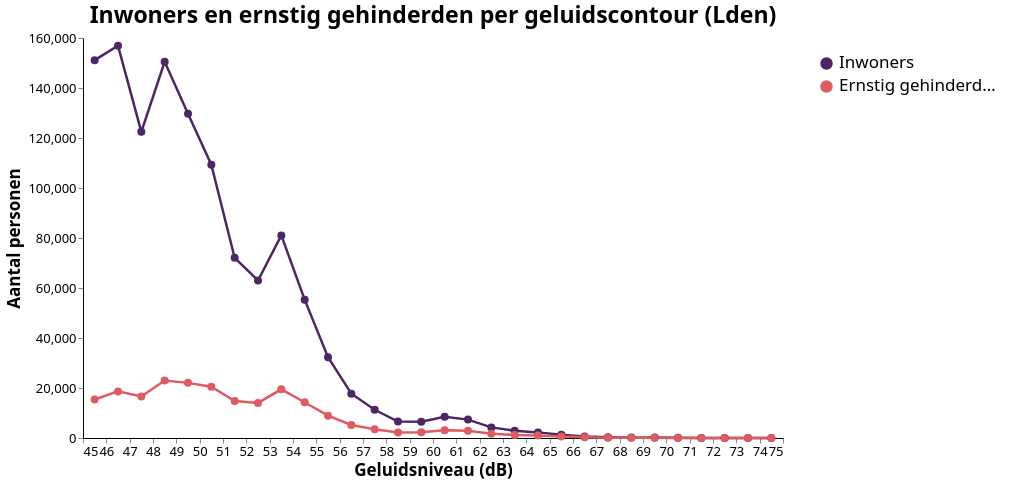

Here is the notebook cell this chart was saved with:
### Markdown cell above
## Grafieken maken

Grafieken per geluidscontour voor **Lden** en **Lnight**, met het Idea Consult Altair-thema (`idea_consult_altair_theme.py`).

Per indicator, drie grafieken:
1. **Totaal** — inwoners en ernstig gehinderden (twee lijnen)
2. **Gestapeld** — inwoners Vlaanderen + Brussel
3. **Gestapeld** — ernstig gehinderden Vlaanderen + Brussel

Voer eerst de cellen over samenvoegen, dosis–effect en `aantal_ernstig_gehinderden_*_2026` uit.

### Code cell
import altair as alt
import pandas as pd

import idea_consult_altair_theme  # noqa: F401 — registreert en activeert het Idea Consult-thema

from idea_consult_altair_theme import CATEGORY_COLORS

# --- As en hulp (x-as per indicator: eigen onder-/bovengrens) ---
grafiek_id_kolommen = [
    "geluidscontour",
    "db_ondergrens",
    "db_bovengrens",
    "db_midden",
]


def db_x_as(df: pd.DataFrame) -> alt.X:
    """X-as op db_midden, domein = min ondergrens t/m max bovengrens van deze contour."""
    db_min = int(df["db_ondergrens"].min())
    db_max = int(df["db_bovengrens"].max())
    ticks = list(range(db_min, db_max + 1))
    return alt.X(
        "db_midden:Q",
        title="Geluidsniveau (dB)",
        scale=alt.Scale(domain=[db_min, db_max], nice=False),
        axis=alt.Axis(values=ticks, format="d"),
    )

regio_kleuren = alt.Scale(
    domain=["Vlaanderen", "Brussel"],
    range=CATEGORY_COLORS[:2],
)

regio_tooltips = [
    alt.Tooltip("geluidscontour:N", title="Contour"),
    alt.Tooltip("db_ondergrens:Q", title="dB ondergrens", format="d"),
    alt.Tooltip("db_bovengrens:Q", title="dB bovengrens", format="d"),
    alt.Tooltip("db_midden:Q", title="dB midden", format=".1f"),
    alt.Tooltip("regio:N", title="Regio"),
    alt.Tooltip("aantal:Q", title="Aantal", format=",.0f"),
]


def gestapelde_regio_lijngrafiek(
    df: pd.DataFrame,
    kolommen: dict[str, str],
    titel: str,
    x_db: alt.X,
    y_titel: str = "Aantal personen",
) -> alt.Chart:
    data = (
        df[grafiek_id_kolommen + list(kolommen.keys())]
        .sort_values("db_midden")
        .melt(
            id_vars=grafiek_id_kolommen,
            value_vars=list(kolommen.keys()),
            var_name="regio_kolom",
            value_name="aantal",
        )
    )
    data["regio"] = data["regio_kolom"].map(kolommen)

    return (
        alt.Chart(data)
        .mark_line(point=True)
        .encode(
            x=x_db,
            y=alt.Y("aantal:Q", stack="zero", title=y_titel, axis=alt.Axis(format=",.0f")),
            color=alt.Color(
                "regio:N",
                title="Regio",
                scale=regio_kleuren,
                sort=["Vlaanderen", "Brussel"],
            ),
            order=alt.Order("regio:N", sort="ascending"),
            tooltip=regio_tooltips,
        )
        .properties(title=titel)
    )


totaal_tooltips = [
    alt.Tooltip("geluidscontour:N", title="Contour"),
    alt.Tooltip("db_ondergrens:Q", title="dB ondergrens", format="d"),
    alt.Tooltip("db_bovengrens:Q", title="dB bovengrens", format="d"),
    alt.Tooltip("db_midden:Q", title="dB midden", format=".1f"),
    alt.Tooltip("reeks:N", title="Reeks"),
    alt.Tooltip("aantal:Q", title="Aantal", format=",.0f"),
]


def maak_grafiek_set(df: pd.DataFrame, indicator: str) -> dict[str, alt.Chart]:
    """Bouw de drie contourgrafieken voor Lden of Lnight (eigen x-asbereik)."""
    x_db = db_x_as(df)
    grafiek_data = (
        df[grafiek_id_kolommen + ["inwoners", "aantal_ernstig_gehinderden_totaal_2026"]]
        .sort_values("db_midden")
        .melt(
            id_vars=grafiek_id_kolommen,
            value_vars=["inwoners", "aantal_ernstig_gehinderden_totaal_2026"],
            var_name="reeks",
            value_name="aantal",
        )
    )
    grafiek_data["reeks"] = grafiek_data["reeks"].map(
        {
            "inwoners": "Inwoners",
            "aantal_ernstig_gehinderden_totaal_2026": "Ernstig gehinderden",
        }
    )

    totaal = (
        alt.Chart(grafiek_data)
        .mark_line(point=True)
        .encode(
            x=x_db,
            y=alt.Y("aantal:Q", title="Aantal personen", axis=alt.Axis(format=",.0f")),
            color=alt.Color(
                "reeks:N",
                title=None,
                scale=alt.Scale(
                    domain=["Inwoners", "Ernstig gehinderden"],
                    range=CATEGORY_COLORS[:2],
                ),
            ),
            tooltip=totaal_tooltips,
        )
        .properties(
            title=f"Inwoners en ernstig gehinderden per geluidscontour ({indicator})"
        )
    )

    inwoners_gestapeld = gestapelde_regio_lijngrafiek(
        df,
        {"inwoners_vlaanderen": "Vlaanderen", "inwoners_brussel": "Brussel"},
        titel=f"Inwoners per geluidscontour ({indicator}) — Vlaanderen en Brussel",
        x_db=x_db,
    )

    gehinderden_gestapeld = gestapelde_regio_lijngrafiek(
        df,
        {
            "aantal_ernstig_gehinderden_vlaanderen_2026": "Vlaanderen",
            "aantal_ernstig_gehinderden_brussel_2026": "Brussel",
        },
        titel=f"Ernstig gehinderden per geluidscontour ({indicator}) — Vlaanderen en Brussel",
        x_db=x_db,
    )

    return {
        "totaal": totaal,
        "inwoners_gestapeld": inwoners_gestapeld,
        "gehinderden_gestapeld": gehinderden_gestapeld,
    }


grafieken_lden = maak_grafiek_set(df_lden, "Lden")
grafieken_lnight = maak_grafiek_set(df_lnight, "Lnight")

# Voorbeeld in notebook: Lden-totaal (x-as 45–75); Lnight heeft eigen bereik (bijv. 40–70)
grafieken_lden["totaal"]

### Figure 1 — Vega-Lite specification as saved in the notebook (floating-point values rounded to 4 significant figures)
{"config": {"background": "white", "view": {"fill": "white", "stroke": "transparent", "width": 700, "height": 400}, "title": {"font": "Segoe UI", "fontSize": 23, "fontWeight": "bold", "color": "black"}, "axis": {"domainColor": "black", "domainWidth": 1, "grid": false, "labelFont": "Segoe UI", "labelFontSize": 13, "labelColor": "black", "titleFont": "Segoe UI", "titleFontSize": 17, "titleColor": "black"}, "legend": {"labelFont": "Segoe UI", "labelFontSize": 17, "titleFont": "Segoe UI", "titleFontSize": 17, "orient": "right", "fillColor": "transparent", "strokeColor": "transparent", "padding": 17, "symbolSize": 100, "symbolType": "circle"}, "bar": {"color": "#4E2567"}, "line": {"stroke": "#4E2567", "strokeWidth": 2.5}, "point": {"color": "#4E2567", "size": 64}, "area": {"color": "#4E2567"}, "tick": {"color": "#4E2567"}, "rule": {"color": "#4E2567"}, "trail": {"color": "#4E2567"}, "circle": {"color": "#4E2567"}, "square": {"color": "#4E2567"}, "range": {"category": ["#4E2567", "#DD5B61", "#EB914D", "#36A3C9", "#00989A"]}, "font": "Segoe UI", "text": {"font": "Segoe UI", "fontSize": 17, "color": "black"}}, "data": {"name": "data-126bf5c35e1039e4f74f753adc70d01e"}, "mark": {"type": "line", "point": true}, "encoding": {"color": {"field": "reeks", "scale": {"domain": ["Inwoners", "Ernstig gehinderden"], "range": ["#4E2567", "#DD5B61"]}, "title": null, "type": "nominal"}, "tooltip": [{"field": "geluidscontour", "title": "Contour", "type": "nominal"}, {"field": "db_ondergrens", "format": "d", "title": "dB ondergrens", "type": "quantitative"}, {"field": "db_bovengrens", "format": "d", "title": "dB bovengrens", "type": "quantitative"}, {"field": "db_midden", "format": ".1f", "title": "dB midden", "type": "quantitative"}, {"field": "reeks", "title": "Reeks", "type": "nominal"}, {"field": "aantal", "format": ",.0f", "title": "Aantal", "type": "quantitative"}], "x": {"axis": {"format": "d", "values": [45, 46, 47, 48, 49, 50, 51, 52, 53, 54, 55, 56, 57, 58, 59, 60, 61, 62, 63, 64, 65, 66, 67, 68, 69, 70, 71, 72, 73, 74, 75]}, "field": "db_midden", "scale": {"domain": [45, 75], "nice": false}, "title": "Geluidsniveau (dB)", "type": "quantitative"}, "y": {"axis": {"format": ",.0f"}, "field": "aantal", "title": "Aantal personen", "type": "quantitative"}}, "title": "Inwoners en ernstig gehinderden per geluidscontour (Lden)", "$schema": "https://vega.github.io/schema/vega-lite/v6.4.1.json", "datasets": {"data-126bf5c35e1039e4f74f753adc70d01e": [{"geluidscontour": "45-46", "db_ondergrens": 45, "db_bovengrens": 46, "db_midden": 45.5, "reeks": "Inwoners", "aantal": 151100.0}, {"geluidscontour": "46-47", "db_ondergrens": 46, "db_bovengrens": 47, "db_midden": 46.5, "reeks": "Inwoners", "aantal": 156900.0}, {"geluidscontour": "47-48", "db_ondergrens": 47, "db_bovengrens": 48, "db_midden": 47.5, "reeks": "Inwoners", "aantal": 122500.0}, {"geluidscontour": "48-49", "db_ondergrens": 48, "db_bovengrens": 49, "db_midden": 48.5, "reeks": "Inwoners", "aantal": 150500.0}, {"geluidscontour": "49-50", "db_ondergrens": 49, "db_bovengrens": 50, "db_midden": 49.5, "reeks": "Inwoners", "aantal": 129700.0}, {"geluidscontour": "50-51", "db_ondergrens": 50, "db_bovengrens": 51, "db_midden": 50.5, "reeks": "Inwoners", "aantal": 109300.0}, {"geluidscontour": "51-52", "db_ondergrens": 51, "db_bovengrens": 52, "db_midden": 51.5, "reeks": "Inwoners", "aantal": 72050.0}, {"geluidscontour": "52-53", "db_ondergrens": 52, "db_bovengrens": 53, "db_midden": 52.5, "reeks": "Inwoners", "aantal": 63020.0}, {"geluidscontour": "53-54", "db_ondergrens": 53, "db_bovengrens": 54, "db_midden": 53.5, "reeks": "Inwoners", "aantal": 81020.0}, {"geluidscontour": "54-55", "db_ondergrens": 54, "db_bovengrens": 55, "db_midden": 54.5, "reeks": "Inwoners", "aantal": 55340.0}, {"geluidscontour": "55-56", "db_ondergrens": 55, "db_bovengrens": 56, "db_midden": 55.5, "reeks": "Inwoners", "aantal": 32350.0}, {"geluidscontour": "56-57", "db_ondergrens": 56, "db_bovengrens": 57, "db_midden": 56.5, "reeks": "Inwoners", "aantal": 17720.0}, {"geluidscontour": "57-58", "db_ondergrens": 57, "db_bovengrens": 58, "db_midden": 57.5, "reeks": "Inwoners", "aantal": 11280.0}, {"geluidscontour": "58-59", "db_ondergrens": 58, "db_bovengrens": 59, "db_midden": 58.5, "reeks": "Inwoners", "aantal": 6587.0}, {"geluidscontour": "59-60", "db_ondergrens": 59, "db_bovengrens": 60, "db_midden": 59.5, "reeks": "Inwoners", "aantal": 6462.0}, {"geluidscontour": "60-61", "db_ondergrens": 60, "db_bovengrens": 61, "db_midden": 60.5, "reeks": "Inwoners", "aantal": 8450.0}, {"geluidscontour": "61-62", "db_ondergrens": 61, "db_bovengrens": 62, "db_midden": 61.5, "reeks": "Inwoners", "aantal": 7357.0}, {"geluidscontour": "62-63", "db_ondergrens": 62, "db_bovengrens": 63, "db_midden": 62.5, "reeks": "Inwoners", "aantal": 4248.0}, {"geluidscontour": "63-64", "db_ondergrens": 63, "db_bovengrens": 64, "db_midden": 63.5, "reeks": "Inwoners", "aantal": 2892.0}, {"geluidscontour": "64-65", "db_ondergrens": 64, "db_bovengrens": 65, "db_midden": 64.5, "reeks": "Inwoners", "aantal": 2249.0}, {"geluidscontour": "65-66", "db_ondergrens": 65, "db_bovengrens": 66, "db_midden": 65.5, "reeks": "Inwoners", "aantal": 1330.0}, {"geluidscontour": "66-67", "db_ondergrens": 66, "db_bovengrens": 67, "db_midden": 66.5, "reeks": "Inwoners", "aantal": 621.0}, {"geluidscontour": "67-68", "db_ondergrens": 67, "db_bovengrens": 68, "db_midden": 67.5, "reeks": "Inwoners", "aantal": 286.0}, {"geluidscontour": "68-69", "db_ondergrens": 68, "db_bovengrens": 69, "db_midden": 68.5, "reeks": "Inwoners", "aantal": 150.0}, {"geluidscontour": "69-70", "db_ondergrens": 69, "db_bovengrens": 70, "db_midden": 69.5, "reeks": "Inwoners", "aantal": 160.0}, {"geluidscontour": "70-71", "db_ondergrens": 70, "db_bovengrens": 71, "db_midden": 70.5, "reeks": "Inwoners", "aantal": 73.0}, {"geluidscontour": "71-72", "db_ondergrens": 71, "db_bovengrens": 72, "db_midden": 71.5, "reeks": "Inwoners", "aantal": 11.0}, {"geluidscontour": "72-73", "db_ondergrens": 72, "db_bovengrens": 73, "db_midden": 72.5, "reeks": "Inwoners", "aantal": 0.0}, {"geluidscontour": "73-74", "db_ondergrens": 73, "db_bovengrens": 74, "db_midden": 73.5, "reeks": "Inwoners", "aantal": 0.0}, {"geluidscontour": "74-75", "db_ondergrens": 74, "db_bovengrens": 75, "db_midden": 74.5, "reeks": "Inwoners", "aantal": 0.0}, {"geluidscontour": "45-46", "db_ondergrens": 45, "db_bovengrens": 46, "db_midden": 45.5, "reeks": "Ernstig gehinderden", "aantal": 15420.0}, {"geluidscontour": "46-47", "db_ondergrens": 46, "db_bovengrens": 47, "db_midden": 46.5, "reeks": "Ernstig gehinderden", "aantal": 18640.0}, {"geluidscontour": "47-48", "db_ondergrens": 47, "db_bovengrens": 48, "db_midden": 47.5, "reeks": "Ernstig gehinderden", "aantal": 16620.0}, {"geluidscontour": "48-49", "db_ondergrens": 48, "db_bovengrens": 49, "db_midden": 48.5, "reeks": "Ernstig gehinderden", "aantal": 23000.0}, {"geluidscontour": "49-50", "db_ondergrens": 49, "db_bovengrens": 50, "db_midden": 49.5, "reeks": "Ernstig gehinderden", "aantal": 22050.0}, {"geluidscontour": "50-51", "db_ondergrens": 50, "db_bovengrens": 51, "db_midden": 50.5, "reeks": "Ernstig gehinderden", "aantal": 20490.0}, {"geluidscontour": "51-52", "db_ondergrens": 51, "db_bovengrens": 52, "db_midden": 51.5, "reeks": "Ernstig gehinderden", "aantal": 14770.0}, {"geluidscontour": "52-53", "db_ondergrens": 52, "db_bovengrens": 53, "db_midden": 52.5, "reeks": "Ernstig gehinderden", "aantal": 14030.0}, {"geluidscontour": "53-54", "db_ondergrens": 53, "db_bovengrens": 54, "db_midden": 53.5, "reeks": "Ernstig gehinderden", "aantal": 19480.0}, {"geluidscontour": "54-55", "db_ondergrens": 54, "db_bovengrens": 55, "db_midden": 54.5, "reeks": "Ernstig gehinderden", "aantal": 14300.0}, {"geluidscontour": "55-56", "db_ondergrens": 55, "db_bovengrens": 56, "db_midden": 55.5, "reeks": "Ernstig gehinderden", "aantal": 8941.0}, {"geluidscontour": "56-57", "db_ondergrens": 56, "db_bovengrens": 57, "db_midden": 56.5, "reeks": "Ernstig gehinderden", "aantal": 5221.0}, {"geluidscontour": "57-58", "db_ondergrens": 57, "db_bovengrens": 58, "db_midden": 57.5, "reeks": "Ernstig gehinderden", "aantal": 3532.0}, {"geluidscontour": "58-59", "db_ondergrens": 58, "db_bovengrens": 59, "db_midden": 58.5, "reeks": "Ernstig gehinderden", "aantal": 2184.0}, {"geluidscontour": "59-60", "db_ondergrens": 59, "db_bovengrens": 60, "db_midden": 59.5, "reeks": "Ernstig gehinderden", "aantal": 2263.0}, {"geluidscontour": "60-61", "db_ondergrens": 60, "db_bovengrens": 61, "db_midden": 60.5, "reeks": "Ernstig gehinderden", "aantal": 3118.0}, {"geluidscontour": "61-62", "db_ondergrens": 61, "db_bovengrens": 62, "db_midden": 61.5, "reeks": "Ernstig gehinderden", "aantal": 2854.0}, {"geluidscontour": "62-63", "db_ondergrens": 62, "db_bovengrens": 63, "db_midden": 62.5, "reeks": "Ernstig gehinderden", "aantal": 1729.0}, {"geluidscontour": "63-64", "db_ondergrens": 63, "db_bovengrens": 64, "db_midden": 63.5, "reeks": "Ernstig gehinderden", "aantal": 1233.0}, {"geluidscontour": "64-65", "db_ondergrens": 64, "db_bovengrens": 65, "db_midden": 64.5, "reeks": "Ernstig gehinderden", "aantal": 1002.0}, {"geluidscontour": "65-66", "db_ondergrens": 65, "db_bovengrens": 66, "db_midden": 65.5, "reeks": "Ernstig gehinderden", "aantal": 618.7}, {"geluidscontour": "66-67", "db_ondergrens": 66, "db_bovengrens": 67, "db_midden": 66.5, "reeks": "Ernstig gehinderden", "aantal": 301.1}, {"geluidscontour": "67-68", "db_ondergrens": 67, "db_bovengrens": 68, "db_midden": 67.5, "reeks": "Ernstig gehinderden", "aantal": 144.3}, {"geluidscontour": "68-69", "db_ondergrens": 68, "db_bovengrens": 69, "db_midden": 68.5, "reeks": "Ernstig gehinderden", "aantal": 78.7}, {"geluidscontour": "69-70", "db_ondergrens": 69, "db_bovengrens": 70, "db_midden": 69.5, "reeks": "Ernstig gehinderden", "aantal": 87.16}, {"geluidscontour": "70-71", "db_ondergrens": 70, "db_bovengrens": 71, "db_midden": 70.5, "reeks": "Ernstig gehinderden", "aantal": 41.25}, {"geluidscontour": "71-72", "db_ondergrens": 71, "db_bovengrens": 72, "db_midden": 71.5, "reeks": "Ernstig gehinderden", "aantal": 6.439}, {"geluidscontour": "72-73", "db_ondergrens": 72, "db_bovengrens": 73, "db_midden": 72.5, "reeks": "Ernstig gehinderden", "aantal": 0.0}, {"geluidscontour": "73-74", "db_ondergrens": 73, "db_bovengrens": 74, "db_midden": 73.5, "reeks": "Ernstig gehinderden", "aantal": 0.0}, {"geluidscontour": "74-75", "db_ondergrens": 74, "db_bovengrens": 75, "db_midden": 74.5, "reeks": "Ernstig gehinderden", "aantal": 0.0}]}}
